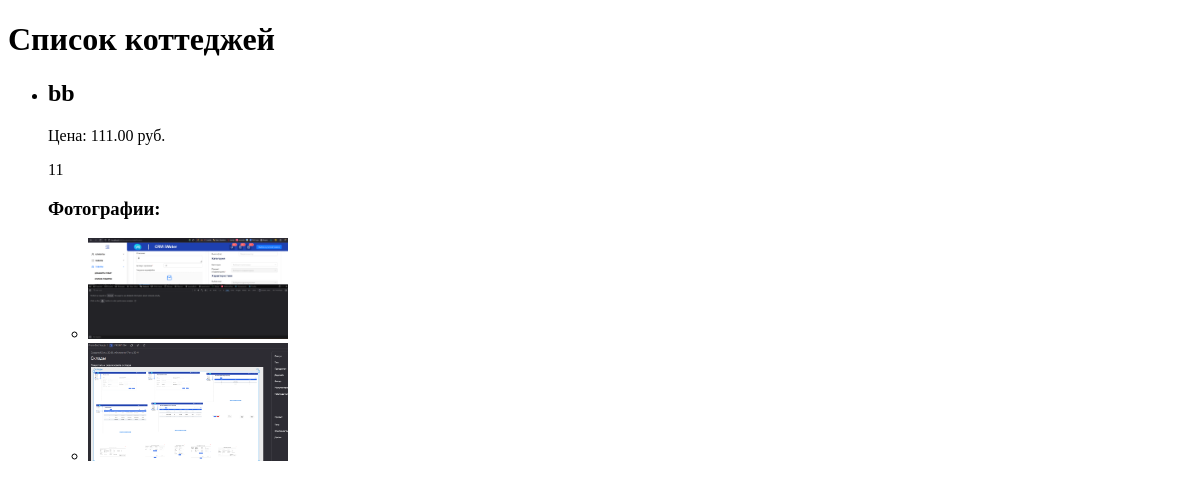
The app's page /, older data.
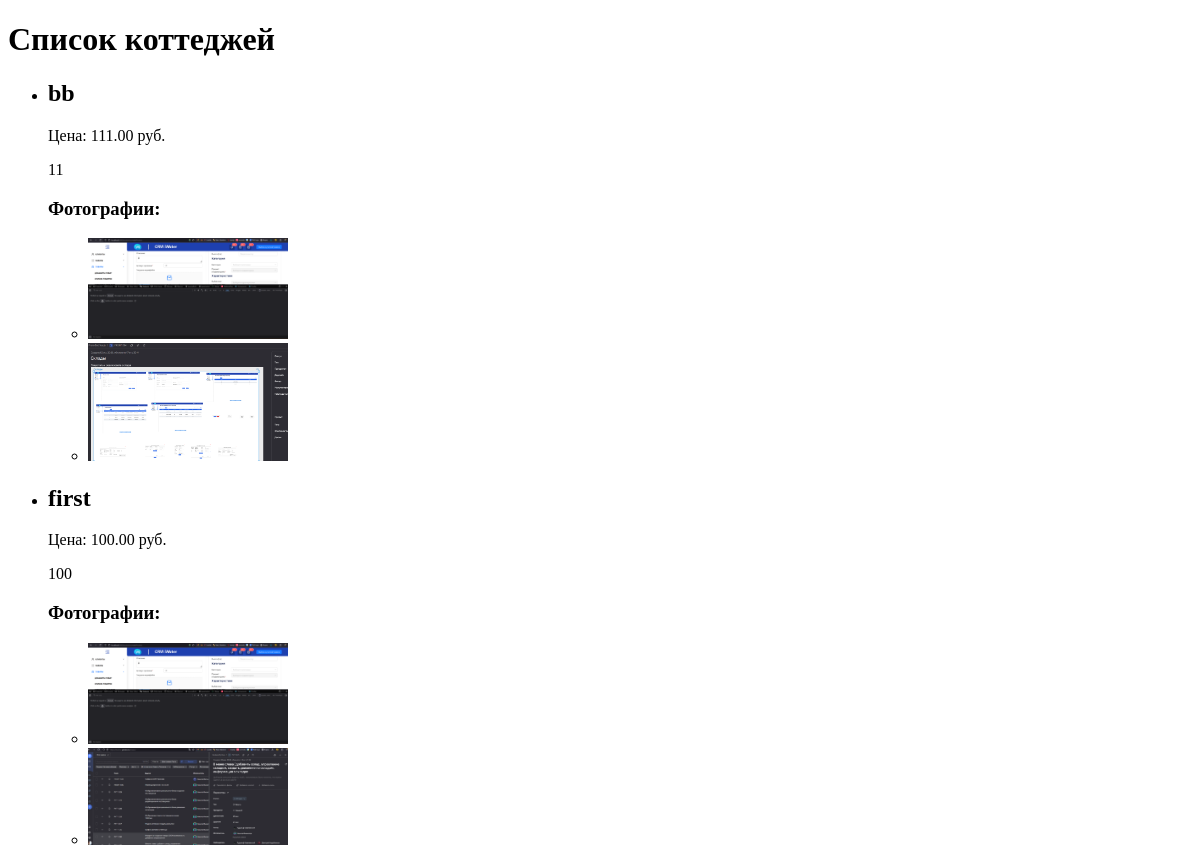
The same page, newer data.
### TAKMAN/models.py (models this page shows, shortened)
class Cottage(models.Model):
    name = models.CharField(max_length=30)
    price = models.DecimalField(max_digits=10, decimal_places=2)  # Изменено на DecimalField
    description = models.TextField()

class CottageImage(models.Model):
    cottage = models.ForeignKey(Cottage, related_name='images', on_delete=models.CASCADE)
    image = models.ImageField(upload_to='media/images/')

### TAKMAN/views.py (the view)
# urls.py: path('', views.home, name='home'),
def home(request):
    cottages = Cottage.objects.all()  # Получаем все коттеджи
    return render(request, 'pages/home.html', {'cottages': cottages})

### TAKMAN/templates/pages/home.html (shortened to what this page needs)
<!DOCTYPE html>
<html lang="en">
<head>
</head>
<body>
<h1>Список коттеджей</h1>
    <ul>
        {% for cottage in cottages %}
            <li>
                <h2>{{ cottage.name }}</h2>
                <p>Цена: {{ cottage.price }} руб.</p>
                <p>{{ cottage.description }}</p>
                <h3>Фотографии:</h3>
                <ul>
                    {% for image in cottage.images.all %}
                        <li><img src="{{ image.image.url }}" alt="Фото коттеджа" style="width: 200px;"></li>
                    {% empty %}
                        <li>Нет фотографий</li>
                    {% endfor %}
                </ul>
            </li>
        {% endfor %}
    </ul>
</body>
</html>

Row changes from the older to the newer data that the page shows:
added Cottage: name "first", price "100.00", description "100"
added CottageImage: image (picture), shown under "first"
added CottageImage: image (picture), shown under "first"
